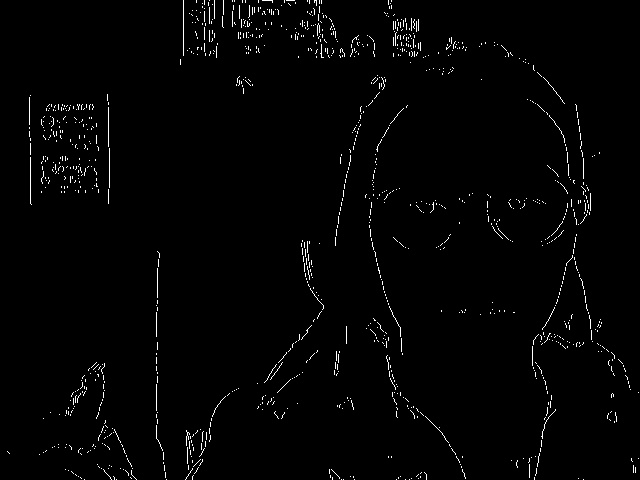
#> input picture teste.jpg, 640 x 480 px
$ python -i filtros.py   (imports and definitions only)
#> lines starting #> are read from the running program, lines starting #| are printed output that depends on the picture
#> further down, picture is the input picture: shape (480, 640, 3); min 0, max 255, mean 4
import cv2 as cv

def grayscale(img):
    return cv.cvtColor(img, cv.COLOR_BGR2GRAY) #converte a imagem para grayscale

def negativo(img):
    return cv.bitwise_not(img) #inverte cada bit da imagem

# [19 lines left out: functions binarizacao, colorizacao, not called in this run]

def equalizacao_hist(img):
    cinza = grayscale(img)
    img2 = cv.equalizeHist(cinza) # equaliza uma imagem que esta em grayscale e que tenha 1 canal apenas
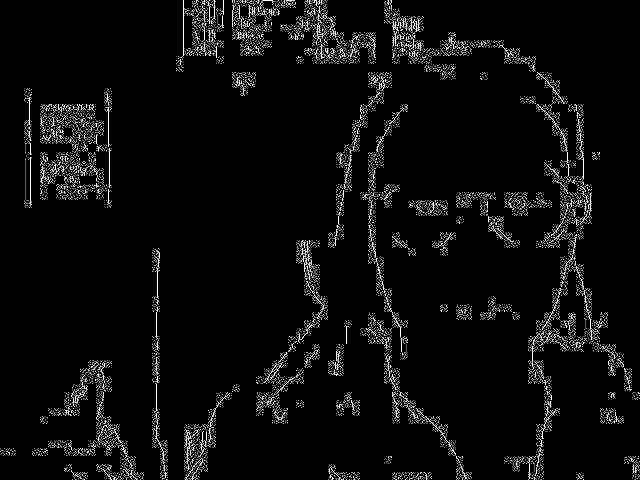
#> img2: shape (480, 640); min 0, max 255, mean 11.9
    return cv.cvtColor(img2, cv.COLOR_GRAY2BGR) #converts the image back to BGR to have 3 channels
#> returned value: shape (480, 640, 3)

# [15 lines left out: functions average_blur, gaussian_blur, not called in this run]

def bordas_canny(img):
    gray = grayscale(img)
    return cv.Canny(gray, 100, 200)

def dilatacao_bordas(img):
    bordas = bordas_canny(img)
    return cv.dilate(bordas,(9,9),iterations = 1)

def erosao(img):
    bordas = bordas_canny(img)
    return cv.erode(bordas,(15,15),iterations = 1)

>>> import cv2
>>> picture = cv2.imread('../teste.jpg')
>>> result = equalizacao_hist(picture)
